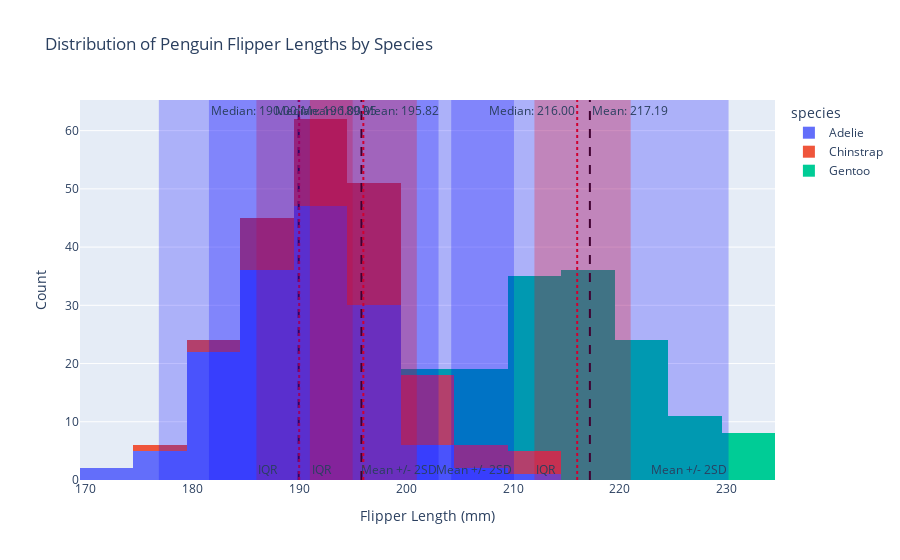

Write notebook code for a chart like this one.
### Markdown cell above
# 1.

### Code cell
import pandas as pd
import plotly.express as px

# **Load and Prepare Data:** Load the penguins dataset into a pandas DataFrame
penguins = pd.read_csv("https://raw.githubusercontent.com/mwaskom/seaborn-data/master/penguins.csv")

# **Create Histograms:** Use Plotly Express to create histograms for 'flipper_length_mm' for each species
fig = px.histogram(penguins, x="flipper_length_mm", color="species",
                   title="Distribution of Penguin Flipper Lengths by Species")

# **Calculate Statistics:** Calculate the mean, median, range, interquartile range, and two standard deviations 
# from the mean for each species' flipper length
for species in penguins["species"].unique():
    subset = penguins[penguins["species"] == species]
    mean = subset["flipper_length_mm"].mean()
    median = subset["flipper_length_mm"].median()
    std = subset["flipper_length_mm"].std()
    q1 = subset["flipper_length_mm"].quantile(0.25)
    q3 = subset["flipper_length_mm"].quantile(0.75)
    
    # **Add Lines and Rectangles:** Utilize  `fig.add_vline()`  and  `fig.add_vrect()`  to mark the 
    # calculated statistics on the histograms. Remember to consult the Plotly documentation 
    # for precise usage and parameter options.
    fig.add_vline(x=mean, line_width=2, line_dash="dash", line_color="black", 
                  annotation_text=f"Mean: {mean:.2f}", annotation_position="top right")
    fig.add_vline(x=median, line_width=2, line_dash="dot", line_color="red", 
                  annotation_text=f"Median: {median:.2f}", annotation_position="top left")
    fig.add_vrect(x0=mean - 2 * std, x1=mean + 2 * std, 
                  annotation_text=f"Mean +/- 2SD", annotation_position="bottom right",
                  fillcolor="rgba(0,0,255,0.25)", line_width=0)
    fig.add_vrect(x0=q1, x1=q3, 
                  annotation_text=f"IQR", annotation_position="bottom left",
                  fillcolor="rgba(255,0,0,0.25)", line_width=0)
    
# **Customize and Display:** Customize the appearance of your plot with labels, titles, 
# and legends. Finally, display the plot.
fig.update_layout(xaxis_title="Flipper Length (mm)", yaxis_title="Count")
fig.show()

### Figure 1 — Plotly figure (JSON) as saved in the notebook; plotly's stock layout.template omitted (floating-point values rounded to 4 significant figures; data arrays with more than 128 entries replaced by an {"elided": "..."} marker saying what was removed)
{"data": [{"alignmentgroup": "True", "bingroup": "x", "hovertemplate": "species=Adelie<br>flipper_length_mm=%{x}<br>count=%{y}<extra></extra>", "legendgroup": "Adelie", "marker": {"color": "#636efa", "pattern": {"shape": ""}}, "name": "Adelie", "offsetgroup": "Adelie", "orientation": "v", "showlegend": true, "type": "histogram", "x": {"elided": "152 int values"}, "xaxis": "x", "yaxis": "y"}, {"alignmentgroup": "True", "bingroup": "x", "hovertemplate": "species=Chinstrap<br>flipper_length_mm=%{x}<br>count=%{y}<extra></extra>", "legendgroup": "Chinstrap", "marker": {"color": "#EF553B", "pattern": {"shape": ""}}, "name": "Chinstrap", "offsetgroup": "Chinstrap", "orientation": "v", "showlegend": true, "type": "histogram", "x": [192, 196, 193, 188, 197, 198, 178, 197, 195, 198, 193, 194, 185, 201, 190, 201, 197, 181, 190, 195, 181, 191, 187, 193, 195, 197, 200, 200, 191, 205, 187, 201, 187, 203, 195, 199, 195, 210, 192, 205, 210, 187, 196, 196, 196, 201, 190, 212, 187, 198, 199, 201, 193, 203, 187, 197, 191, 203, 202, 194, 206, 189, 195, 207, 202, 193, 210, 198], "xaxis": "x", "yaxis": "y"}, {"alignmentgroup": "True", "bingroup": "x", "hovertemplate": "species=Gentoo<br>flipper_length_mm=%{x}<br>count=%{y}<extra></extra>", "legendgroup": "Gentoo", "marker": {"color": "#00cc96", "pattern": {"shape": ""}}, "name": "Gentoo", "offsetgroup": "Gentoo", "orientation": "v", "showlegend": true, "type": "histogram", "x": [211, 230, 210, 218, 215, 210, 211, 219, 209, 215, 214, 216, 214, 213, 210, 217, 210, 221, 209, 222, 218, 215, 213, 215, 215, 215, 216, 215, 210, 220, 222, 209, 207, 230, 220, 220, 213, 219, 208, 208, 208, 225, 210, 216, 222, 217, 210, 225, 213, 215, 210, 220, 210, 225, 217, 220, 208, 220, 208, 224, 208, 221, 214, 231, 219, 230, 214, 229, 220, 223, 216, 221, 221, 217, 216, 230, 209, 220, 215, 223, 212, 221, 212, 224, 212, 228, 218, 218, 212, 230, 218, 228, 212, 224, 214, 226, 216, 222, 203, 225, 219, 228, 215, 228, 216, 215, 210, 219, 208, 209, 216, 229, 213, 230, 217, 230, 217, 222, 214, null, 215, 222, 212, 213], "xaxis": "x", "yaxis": "y"}], "layout": {"annotations": [{"showarrow": false, "text": "Mean: 189.95", "x": 190.0, "xanchor": "left", "xref": "x", "y": 1, "yanchor": "top", "yref": "y domain"}, {"showarrow": false, "text": "Median: 190.00", "x": 190, "xanchor": "right", "xref": "x", "y": 1, "yanchor": "top", "yref": "y domain"}, {"showarrow": false, "text": "Mean +/- 2SD", "x": 203.0, "xanchor": "right", "xref": "x", "y": 0, "yanchor": "bottom", "yref": "y domain"}, {"showarrow": false, "text": "IQR", "x": 186, "xanchor": "left", "xref": "x", "y": 0, "yanchor": "bottom", "yref": "y domain"}, {"showarrow": false, "text": "Mean: 195.82", "x": 195.8, "xanchor": "left", "xref": "x", "y": 1, "yanchor": "top", "yref": "y domain"}, {"showarrow": false, "text": "Median: 196.00", "x": 196, "xanchor": "right", "xref": "x", "y": 1, "yanchor": "top", "yref": "y domain"}, {"showarrow": false, "text": "Mean +/- 2SD", "x": 210.1, "xanchor": "right", "xref": "x", "y": 0, "yanchor": "bottom", "yref": "y domain"}, {"showarrow": false, "text": "IQR", "x": 191, "xanchor": "left", "xref": "x", "y": 0, "yanchor": "bottom", "yref": "y domain"}, {"showarrow": false, "text": "Mean: 217.19", "x": 217.2, "xanchor": "left", "xref": "x", "y": 1, "yanchor": "top", "yref": "y domain"}, {"showarrow": false, "text": "Median: 216.00", "x": 216, "xanchor": "right", "xref": "x", "y": 1, "yanchor": "top", "yref": "y domain"}, {"showarrow": false, "text": "Mean +/- 2SD", "x": 230.2, "xanchor": "right", "xref": "x", "y": 0, "yanchor": "bottom", "yref": "y domain"}, {"showarrow": false, "text": "IQR", "x": 212, "xanchor": "left", "xref": "x", "y": 0, "yanchor": "bottom", "yref": "y domain"}], "autosize": true, "barmode": "relative", "legend": {"title": {"text": "species"}, "tracegroupgap": 0}, "shapes": [{"line": {"color": "black", "dash": "dash", "width": 2}, "type": "line", "x0": 190.0, "x1": 190.0, "xref": "x", "y0": 0, "y1": 1, "yref": "y domain"}, {"line": {"color": "red", "dash": "dot", "width": 2}, "type": "line", "x0": 190, "x1": 190, "xref": "x", "y0": 0, "y1": 1, "yref": "y domain"}, {"fillcolor": "rgba(0,0,255,0.25)", "line": {"width": 0}, "type": "rect", "x0": 176.9, "x1": 203.0, "xref": "x", "y0": 0, "y1": 1, "yref": "y domain"}, {"fillcolor": "rgba(255,0,0,0.25)", "line": {"width": 0}, "type": "rect", "x0": 186, "x1": 195, "xref": "x", "y0": 0, "y1": 1, "yref": "y domain"}, {"line": {"color": "black", "dash": "dash", "width": 2}, "type": "line", "x0": 195.8, "x1": 195.8, "xref": "x", "y0": 0, "y1": 1, "yref": "y domain"}, {"line": {"color": "red", "dash": "dot", "width": 2}, "type": "line", "x0": 196, "x1": 196, "xref": "x", "y0": 0, "y1": 1, "yref": "y domain"}, {"fillcolor": "rgba(0,0,255,0.25)", "line": {"width": 0}, "type": "rect", "x0": 181.6, "x1": 210.1, "xref": "x", "y0": 0, "y1": 1, "yref": "y domain"}, {"fillcolor": "rgba(255,0,0,0.25)", "line": {"width": 0}, "type": "rect", "x0": 191, "x1": 201, "xref": "x", "y0": 0, "y1": 1, "yref": "y domain"}, {"line": {"color": "black", "dash": "dash", "width": 2}, "type": "line", "x0": 217.2, "x1": 217.2, "xref": "x", "y0": 0, "y1": 1, "yref": "y domain"}, {"line": {"color": "red", "dash": "dot", "width": 2}, "type": "line", "x0": 216, "x1": 216, "xref": "x", "y0": 0, "y1": 1, "yref": "y domain"}, {"fillcolor": "rgba(0,0,255,0.25)", "line": {"width": 0}, "type": "rect", "x0": 204.2, "x1": 230.2, "xref": "x", "y0": 0, "y1": 1, "yref": "y domain"}, {"fillcolor": "rgba(255,0,0,0.25)", "line": {"width": 0}, "type": "rect", "x0": 212, "x1": 221, "xref": "x", "y0": 0, "y1": 1, "yref": "y domain"}], "title": {"text": "Distribution of Penguin Flipper Lengths by Species"}, "xaxis": {"anchor": "y", "autorange": true, "domain": [0, 1], "range": [169.5, 234.5], "title": {"text": "Flipper Length (mm)"}, "type": "linear"}, "yaxis": {"anchor": "x", "autorange": true, "domain": [0, 1], "range": [0, 65.26], "title": {"text": "Count"}}}}
